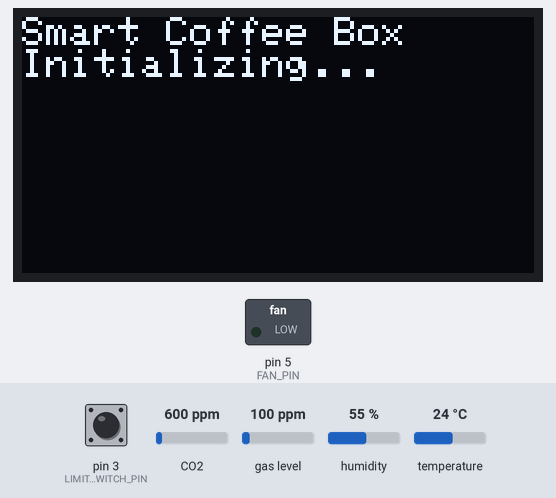
Bench run of a sketch on a simulated Arduino Uno, built with avr-gcc and run on an emulated ATmega328P. Shown: 128×64 one-colour display, switched loads named in the sketch (green lamp = pin HIGH). Inputs (shaded band) come from the test bench; at power-on: humidity 55 %, gas level 100 ppm, pin 3 (LIMIT_SWITCH_PIN) HIGH, CO2 600 ppm, temperature 24 °C. What the sketch prints to the serial monitor is not drawn.

Above: at 0.1 s.
1.3 s: humidity set to 63 %
At 3.3 s:
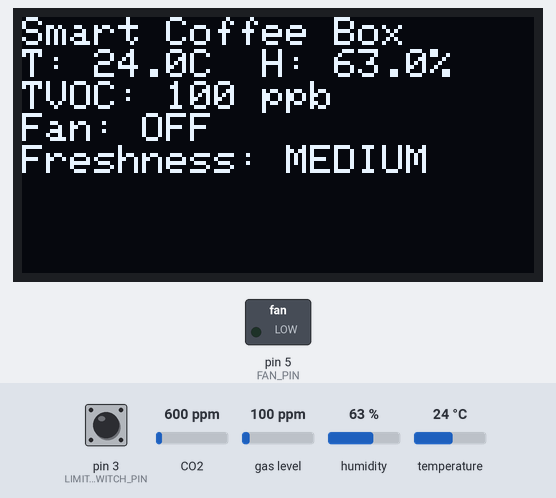
3.6 s: humidity set to 66 %
At 6.5 s:
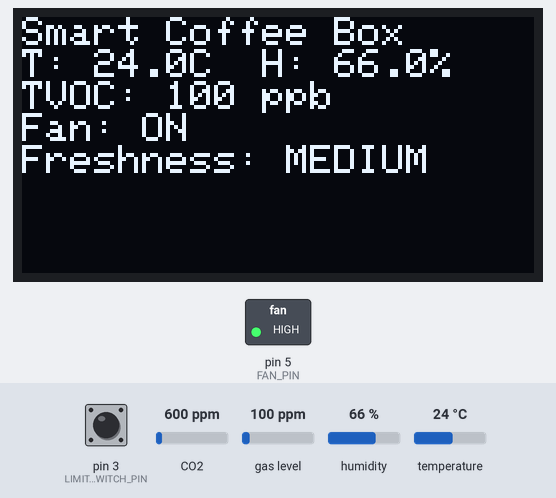
7.6 s: gas level set to 86 ppm
At 9.2 s:
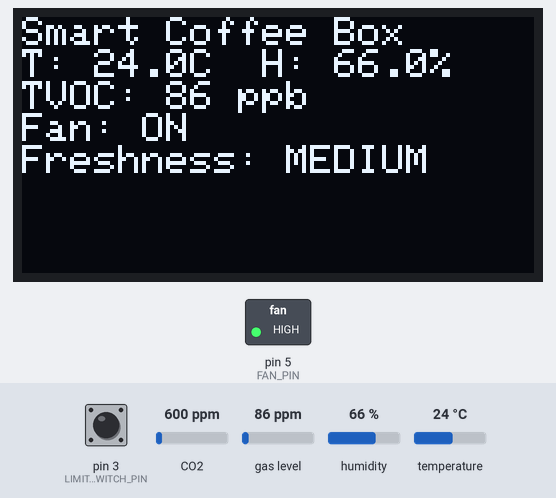
9.6 s: gas level set to 76 ppm
At 10.8 s:
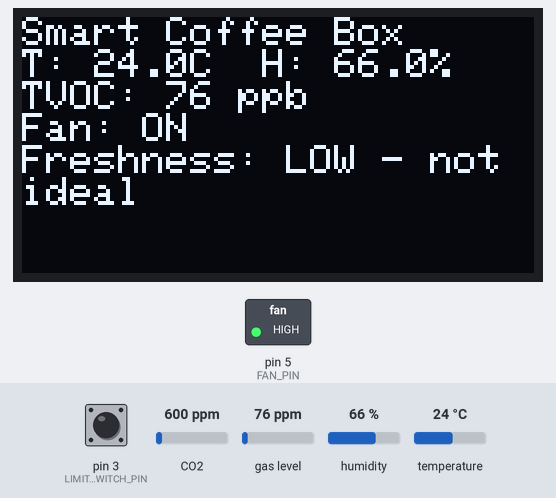
11.6 s: pin 3 (LIMIT_SWITCH_PIN) pulled LOW for 1 s
At 13.5 s:
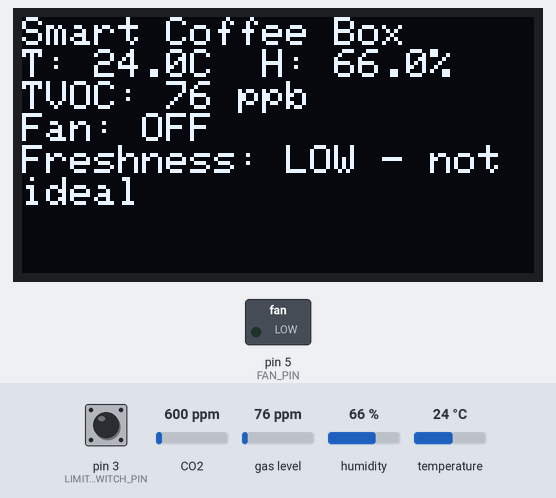
15.6 s: humidity set to 62 %
19.6 s: humidity set to 59 %
At 23.6 s:
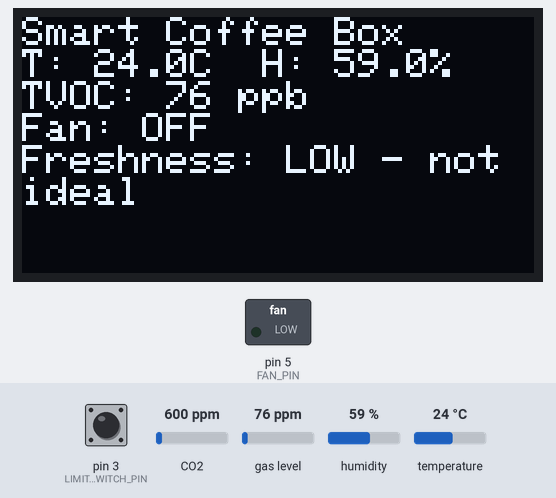
Timing chart, 0 to 24.6 s (numbered marks = the images above; inputs shaded):
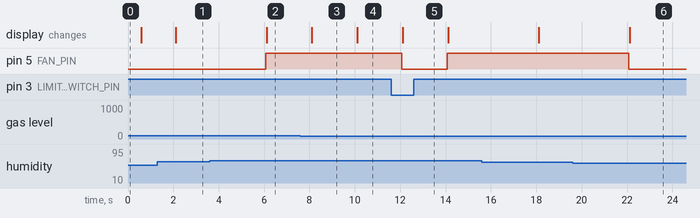

Measured:
- the behaviour switches between 64 and 65 % on humidity (found by bisection; images 1 and 2)
- the behaviour switches between 80 and 79 ppm on gas level (found by bisection; images 3 and 4)
- after the input at 1.3 s, the display: changes after 0.81 s (image 1)
- after the input at 3.6 s, pin 5 (FAN_PIN): LOW → HIGH after 2.5 s; the display: changes after 2.5 s (image 2)
- after the input at 7.6 s, the display: changes after 0.51 s (image 3)
- after the input at 9.6 s, the display: changes after 0.51 s (image 4)
- after the input at 11.6 s, pin 5 (FAN_PIN): HIGH → LOW after 0.47 s, → HIGH 2.0 s later; the display: changes after 0.51 s (image 5)
- after the input at 19.6 s, pin 5 (FAN_PIN): HIGH → LOW after 2.5 s; the display: changes after 2.5 s (image 6)

The sketch:

SmartCoffeeBox.ino
```cpp
#include <Wire.h>
#include <Adafruit_SGP30.h>
#include <DHT.h>
#include <Adafruit_GFX.h>
#include <Adafruit_SSD1306.h>

// ---------------------- Pin configuration ----------------------
const int FAN_PIN           = 5;   // MOSFET gate (through resistor)
const int LIMIT_SWITCH_PIN  = 3;   // Lid switch: one side to GND, other to this pin
const int DHT_PIN           = 2;   // DHT22 data pin
const int BUZZER_PIN        = 6;   // PKM22EPP-40 buzzer (+ via 100R)

// ---------------------- Sensor types ---------------------------
#define DHTTYPE DHT22

// ---------------------- OLED configuration ---------------------
#define SCREEN_WIDTH  128
#define SCREEN_HEIGHT 64
#define OLED_RESET    -1  // No dedicated reset pin

// ---------------------- Thresholds -----------------------------
const float HUM_ON_THRESHOLD      = 65.0f;  // RH%: turn humidity trigger ON
const float HUM_OFF_THRESHOLD     = 60.0f;  // RH%: turn humidity trigger OFF (hysteresis)
const float HUM_TOO_DRY_THRESHOLD = 35.0f;  // RH%: show dryness warning

const float TEMP_ON_THRESHOLD     = 28.0f;  // deg C: turn temperature trigger ON
const float TEMP_OFF_THRESHOLD    = 26.0f;  // deg C: turn temperature trigger OFF

// Fan duty cycle to preserve aroma
const unsigned long FAN_ON_TIME_MS  = 60000UL;   // 60 seconds ON
const unsigned long FAN_OFF_TIME_MS = 180000UL;  // 180 seconds OFF

// Lid open warning timing
const unsigned long LID_OPEN_WARNING_DELAY_MS = 60000UL; // Start beeping after 60 seconds
const unsigned long BUZZER_ON_MS             = 200UL;    // 200 ms beep ON
const unsigned long BUZZER_OFF_MS            = 800UL;    // 800 ms beep OFF

// Timing configuration
const unsigned long SENSOR_INTERVAL_MS  = 2000UL;  // Sensor read interval
const unsigned long DISPLAY_INTERVAL_MS = 500UL;   // Display update interval
const unsigned long BLINK_INTERVAL_MS   = 500UL;   // Dryness warning blink interval

// ---------------------- Global objects -------------------------
DHT dht(DHT_PIN, DHTTYPE);
Adafruit_SGP30 sgp;
Adafruit_SSD1306 display(SCREEN_WIDTH, SCREEN_HEIGHT, &Wire, OLED_RESET);

// ---------------------- Global state variables -----------------
float gTemperature = NAN;
float gHumidity    = NAN;
uint16_t gTVOC     = 0;

bool dhtOK = false;
bool sgpOK = false;

bool gLidClosed = false;

// Triggers with hysteresis
bool humidityTriggerActive = false;
bool tempTriggerActive     = false;

// Fan control state
bool fanDemand     = false; // Environment wants fan activity
bool lastFanDemand = false;
bool fanIsOn       = false;
unsigned long fanStateChangeTime = 0;

// Timing helpers
unsigned long lastSensorTime  = 0;
unsigned long lastDisplayTime = 0;
unsigned long lastBlinkTime   = 0;

// Dryness warning blink state
bool drynessWarningVisible = false;

// Lid open warning / buzzer state
bool previousLidClosed      = true;
unsigned long lidOpenStartTime     = 0;
bool lidWarningActive       = false;
bool buzzerOn               = false;
unsigned long buzzerStateChangeTime = 0;

// ---------------------- Helper: compute freshness text ---------
const char* getFreshnessText(uint16_t tvoc, bool valid) {
  if (!valid) {
    return "Freshness: unknown";
  }

  // Simple absolute thresholds in ppb.
  // You can tune these later based on real data.
  if (tvoc >= 250) {
    return "Freshness: HIGH - use now";
  } else if (tvoc >= 80) {
    return "Freshness: MEDIUM";
  } else {
    return "Freshness: LOW - not ideal";
  }
}

// ---------------------- Helper: read sensors -------------------
void readSensors() {
  // Lid switch: HIGH means lid is closed (based on your wiring)
  gLidClosed = (digitalRead(LIMIT_SWITCH_PIN) == HIGH);

  // DHT22
  float h = dht.readHumidity();
  float t = dht.readTemperature(); // Celsius

  if (isnan(h) || isnan(t)) {
    dhtOK = false;
  } else {
    dhtOK = true;
    gHumidity = h;
    gTemperature = t;
  }

  // SGP30
  if (sgp.IAQmeasure()) {
    sgpOK = true;
    gTVOC = sgp.TVOC;
  } else {
    sgpOK = false;
  }

  // Serial debug (no CO2 printed)
  Serial.println("----- Sensor Reading -----");
  if (dhtOK) {
    Serial.print("Temperature: ");
    Serial.print(gTemperature);
    Serial.println(" C");

    Serial.print("Humidity   : ");
    Serial.print(gHumidity);
    Serial.println(" %");
  } else {
    Serial.println("DHT22 error");
  }

  if (sgpOK) {
    Serial.print("TVOC: ");
    Serial.print(gTVOC);
    Serial.println(" ppb");
  } else {
    Serial.println("SGP30 error");
  }

  Serial.print("Lid closed: ");
  Serial.println(gLidClosed ? "YES" : "NO");
  Serial.println("--------------------------");
  Serial.println();
}

// ---------------------- Helper: update triggers ----------------
void updateTriggers() {
  // Humidity trigger with hysteresis
  if (!dhtOK) {
    humidityTriggerActive = false;
  } else {
    if (gHumidity >= HUM_ON_THRESHOLD) {
      humidityTriggerActive = true;
    } else if (gHumidity <= HUM_OFF_THRESHOLD) {
      humidityTriggerActive = false;
    }
  }

  // Temperature trigger with hysteresis
  if (!dhtOK) {
    tempTriggerActive = false;
  } else {
    if (gTemperature >= TEMP_ON_THRESHOLD) {
      tempTriggerActive = true;
    } else if (gTemperature <= TEMP_OFF_THRESHOLD) {
      tempTriggerActive = false;
    }
  }

  // Fan demand: environment wants some air circulation
  fanDemand = (humidityTriggerActive || tempTriggerActive);

  // Safety: do not run fan when lid is open
  if (!gLidClosed) {
    fanDemand = false;
  }
}

// ---------------------- Helper: update fan state ---------------
void updateFanState(unsigned long now) {
  if (!fanDemand) {
    // No demand: force fan OFF
    fanIsOn = false;
    digitalWrite(FAN_PIN, LOW);
    lastFanDemand = false;
    return;
  }

  if (!lastFanDemand) {
    // Demand just turned from false to true: start a new duty cycle
    fanIsOn = true;
    fanStateChangeTime = now;
    digitalWrite(FAN_PIN, HIGH);
    lastFanDemand = true;
    return;
  }

  // Demand is still true: run duty cycle (ON for FAN_ON_TIME_MS, OFF for FAN_OFF_TIME_MS)
  if (fanIsOn) {
    if (now - fanStateChangeTime >= FAN_ON_TIME_MS) {
      fanIsOn = false;
      fanStateChangeTime = now;
      digitalWrite(FAN_PIN, LOW);
    }
  } else {
    if (now - fanStateChangeTime >= FAN_OFF_TIME_MS) {
      fanIsOn = true;
      fanStateChangeTime = now;
      digitalWrite(FAN_PIN, HIGH);
    }
  }
}

// ---------------------- Helper: update lid warning & buzzer ----
void updateLidWarningAndBuzzer(unsigned long now) {
  // When lid is closed, reset timer and stop buzzer
  if (gLidClosed) {
    lidWarningActive = false;
    lidOpenStartTime = now;

    if (buzzerOn) {
      noTone(BUZZER_PIN);
      buzzerOn = false;
    }

    previousLidClosed = true;
    return;
  }

  // Lid is open
  if (previousLidClosed) {
    // Lid has just been opened
    lidOpenStartTime = now;
    lidWarningActive = false;

    if (buzzerOn) {
      noTone(BUZZER_PIN);
      buzzerOn = false;
    }
  }

  // Check if lid has been open long enough to trigger warning
  if (!lidWarningActive && (now - lidOpenStartTime >= LID_OPEN_WARNING_DELAY_MS)) {
    lidWarningActive = true;
    buzzerOn = false;
    buzzerStateChangeTime = now;
  }

  // If warning is active, run a simple beep pattern (ON/OFF)
  if (lidWarningActive) {
    if (buzzerOn) {
      // Currently ON: turn it OFF after BUZZER_ON_MS
      if (now - buzzerStateChangeTime >= BUZZER_ON_MS) {
        noTone(BUZZER_PIN);
        buzzerOn = false;
        buzzerStateChangeTime = now;
      }
    } else {
      // Currently OFF: turn it ON after BUZZER_OFF_MS
      if (now - buzzerStateChangeTime >= BUZZER_OFF_MS) {
        tone(BUZZER_PIN, 4000); // Around 4 kHz for PKM22EPP-40
        buzzerOn = true;
        buzzerStateChangeTime = now;
      }
    }
  }

  previousLidClosed = false;
}

// ---------------------- Helper: update OLED display ------------
void updateDisplay(unsigned long now) {
  (void)now; // unused for now, kept for future use

  display.clearDisplay();
  display.setTextSize(1);
  display.setTextColor(SSD1306_WHITE);
  display.setCursor(0, 0);

  display.println("Smart Coffee Box");

  // Temperature and humidity line
  if (dhtOK) {
    display.print("T: ");
    display.print(gTemperature, 1);
    display.print("C  H: ");
    display.print(gHumidity, 1);
    display.println("%");
  } else {
    display.println("DHT22: error");
  }

  // TVOC line only
  if (sgpOK) {
    display.print("TVOC: ");
    display.print(gTVOC);
    display.println(" ppb");
  } else {
    display.println("TVOC: error");
  }

  // Fan status
  display.print("Fan: ");
  display.println(fanIsOn ? "ON" : "OFF");

  // Freshness indicator
  const char* freshness = getFreshnessText(gTVOC, sgpOK);
  display.println(freshness);

  // Bottom area: dryness warning (blinking)
  if (dhtOK && gHumidity < HUM_TOO_DRY_THRESHOLD) {
    if (drynessWarningVisible) {
      display.setCursor(0, 48); // lower half of the screen
      display.println("Too dry! Use less desiccant!");
    }
  }

  display.display();
}

// ---------------------- Arduino setup -------------------------
void setup() {
  Serial.begin(115200);
  while (!Serial) {
    ; // Wait for serial on some boards
  }

  Serial.println();
  Serial.println("=== Smart Coffee Box ===");

  pinMode(FAN_PIN, OUTPUT);
  digitalWrite(FAN_PIN, LOW);

  pinMode(LIMIT_SWITCH_PIN, INPUT_PULLUP); // One side of switch to GND

  pinMode(BUZZER_PIN, OUTPUT);
  digitalWrite(BUZZER_PIN, LOW);
  noTone(BUZZER_PIN);

  dht.begin();

  Wire.begin();

  if (!display.begin(SSD1306_SWITCHCAPVCC, 0x3C)) {
    Serial.println("OLED init failed");
    while (1) {
      delay(1000);
    }
  }

  display.clearDisplay();
  display.setTextSize(1);
  display.setTextColor(SSD1306_WHITE);
  display.setCursor(0, 0);
  display.println("Smart Coffee Box");
  display.println("Initializing...");
  display.display();

  if (!sgp.begin()) {
    Serial.println("SGP30 init failed");
    display.println("SGP30 error");
    display.display();
    while (1) {
      delay(1000);
    }
  }

  if (!sgp.IAQinit()) {
    Serial.println("SGP30 IAQinit failed");
  } else {
    Serial.println("SGP30 initialized");
  }

  unsigned long now = millis();
  lastSensorTime       = now;
  lastDisplayTime      = now;
  lastBlinkTime        = now;
  fanStateChangeTime   = now;
  lidOpenStartTime     = now;
  buzzerStateChangeTime = now;
}

// ---------------------- Arduino loop --------------------------
void loop() {
  unsigned long now = millis();

  // Periodic sensor readings
  if (now - lastSensorTime >= SENSOR_INTERVAL_MS) {
    lastSensorTime = now;
    readSensors();
    updateTriggers();
  }

  // Fan control based on triggers and duty cycle
  updateFanState(now);

  // Lid warning and buzzer control
  updateLidWarningAndBuzzer(now);

  // Blink state for dryness warning
  if (now - lastBlinkTime >= BLINK_INTERVAL_MS) {
    lastBlinkTime = now;
    drynessWarningVisible = !drynessWarningVisible;
  }

  // Periodic OLED update
  if (now - lastDisplayTime >= DISPLAY_INTERVAL_MS) {
    lastDisplayTime = now;
    updateDisplay(now);
  }
}
```
